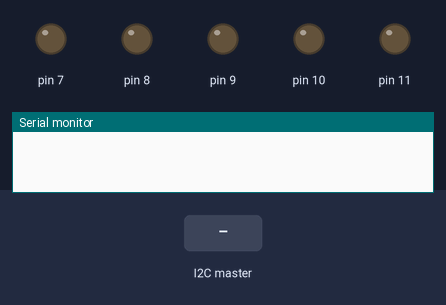
A sketch run on a simulated Arduino Uno, built with avr-gcc and run on an emulated ATmega328P. On the bench: output pins drawn as LEDs (lit = HIGH), the last lines printed to the serial monitor. Inputs (shaded band) come from the test bench.

Above: at 1.2 s.
1.3 s: the I2C master sends the byte 1
At 2.1 s:
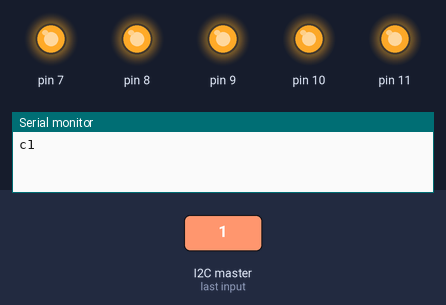
2.8 s: the I2C master sends the byte 2
At 3.2 s:
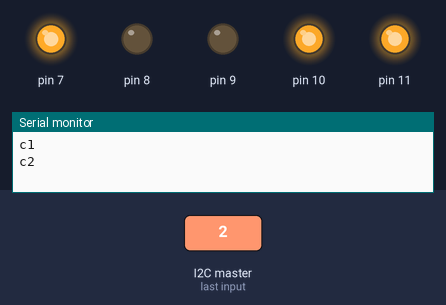
Timing chart, 0 to 5.8 s (numbered marks = the images above; inputs shaded):
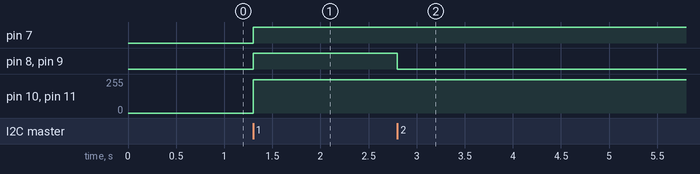

Measured:
- after the input at 1.3 s, pin 7–9: LOW → HIGH at once; pin 10, pin 11: 0/255 → 250/255 at once
- after the input at 2.8 s, pin 8, pin 9: HIGH → LOW at once

The sketch:

i2c_receive3.ino
```cpp
#include <Wire.h>
byte c;
//byte b;
void setup() {
  Wire.begin(3); //I2C位址與連線設定，這裡設定為3號
  Wire.onReceive(receiveEvent); //當收到I2C訊號時，啟動的動作
  Serial.begin(9600); //Serial輸出鮑率為9600
  pinMode(7,OUTPUT);
pinMode(8,OUTPUT);
pinMode(9,OUTPUT);
pinMode(11,OUTPUT);
pinMode(10,OUTPUT);
}

void loop() {
  delay(100); //延遲0.1秒
  if(c==1){
  analogWrite( 11,250);
  analogWrite( 10,250);
  digitalWrite(7,HIGH);
  digitalWrite(8,HIGH);
  digitalWrite(9,HIGH);
    }
    if(c==3){
  analogWrite( 11,250);
  analogWrite( 10,250);
  digitalWrite(7,HIGH);
  digitalWrite(8,LOW);
  digitalWrite(9,LOW);
    }
    if(c==2){
  analogWrite( 11,250);
  analogWrite( 10,250);
  digitalWrite(7,HIGH);
  digitalWrite(8,LOW);
  digitalWrite(9,LOW);
    }
  if(c==4){
  analogWrite( 11,250);
  analogWrite( 10,250);
  digitalWrite(7,HIGH);
  digitalWrite(8,HIGH);
  digitalWrite(9,HIGH);
  }
  if(c==5){
  analogWrite( 11,250);
  analogWrite( 10,250);
  digitalWrite(7,LOW);
  digitalWrite(8,HIGH);
  digitalWrite(9,HIGH);
  }


}
//自定義的接收後的啟動副程式
void receiveEvent(int numBytes) {
  while (Wire.available()) { //判斷Wire.available()有沒有訊號
     c = Wire.read();
     //b = Wire.read();//將傳入的訊號Wire.read()指定給字串C
    Serial.print("c");
    Serial.println(c,DEC);
    //Serial.print("b");
    //Serial.println(b,DEC);

    //透過Serial印出字串C的內容
  }
}
```
